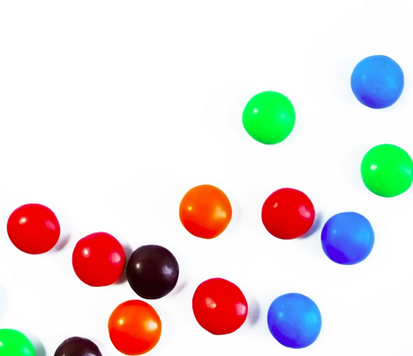
#> input picture lab5/smarties.png, 413 x 356 px
$ python task5_canny.py
#> lines starting #> are read from the running program, lines starting #| are printed output that depends on the picture; after the words box and inside, x2 and y2 are one past the last pixel; in counts of white or black regions, pixels touching at a corner belong together
import os
import cv2
import matplotlib.pyplot as plt

os.makedirs("outputs", exist_ok=True)

img = cv2.imread("smarties.png", cv2.IMREAD_GRAYSCALE)
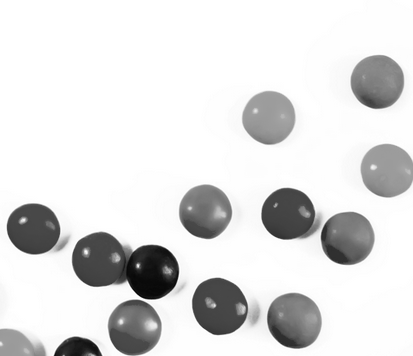
#> img: shape (356, 413); min 4, max 255, mean 222.6

pairs = [(30, 90), (30, 150), (80, 150)]
edges = [cv2.Canny(img, lo, hi) for lo, hi in pairs]
#> edges = 3 items

fig, ax = plt.subplots(1, 4, figsize=(20, 5.2))
ax[0].imshow(img, cmap="gray")
ax[0].set_title("Original")
ax[0].axis("off")
for i, (a, e, (lo, hi)) in enumerate(zip(ax[1:], edges, pairs), 1):
    a.imshow(e, cmap="gray")
    a.set_title(f"Edge Result {i} (low={lo}, high={hi})")
    a.axis("off")
    cv2.imwrite(f"outputs/task5_edges_low{lo}_high{hi}.png", e)
#> this loop made 3 passes
#> (lo, hi) on passes 1 to 3: (30, 90), (30, 150), (80, 150)
#> pass 1, `cv2.imwrite(f"outputs/task5_edges_low{lo}_high{hi}.png", e)`:
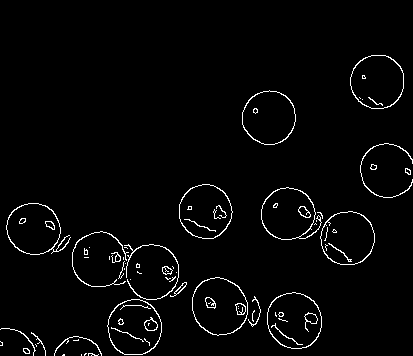
#> saved as task5_edges_low30_high90.png: shape (356, 413); 2.6% white in thin lines or dots, all inside (x1, y1, x2, y2) = (0, 55, 413, 356)
#> pass 2, `cv2.imwrite(f"outputs/task5_edges_low{lo}_high{hi}.png", e)`:
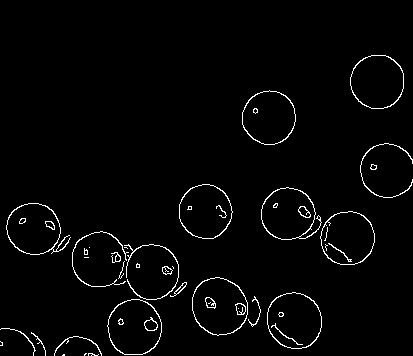
#> saved as task5_edges_low30_high150.png: shape (356, 413); 2.3% white in thin lines or dots, all inside (x1, y1, x2, y2) = (0, 55, 413, 356)
plt.tight_layout()
plt.savefig("outputs/task5_required_output.png", dpi=150, bbox_inches="tight")
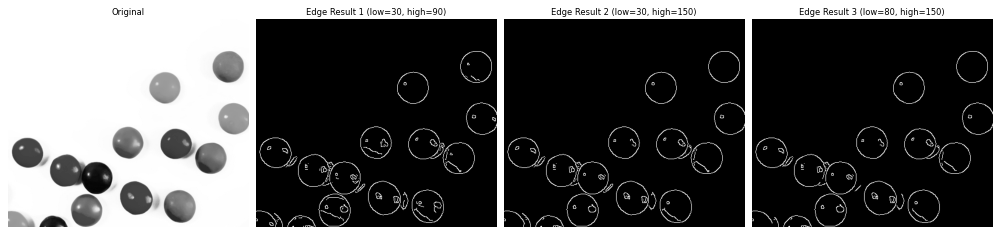
#> figure drawn by matplotlib, 4 panels
plt.show()

print("Strong edges: outer circular boundary of every candy, present in all three results.")
print("Weak edges: specular highlights and internal shading, present only when low=30.")
print("Missing edges: internal highlights are lost at low=80, high=150.")
print("Unwanted edges: faint background texture appears at low=30, high=90.")
print()
print("Effect of the thresholds: the high threshold sets which edges are accepted as definite, so raising")
print("it drops faint edges. The low threshold sets which connected pixels hysteresis can recover, so")
print("raising it removes noise but also loses weak-but-real edges.")
